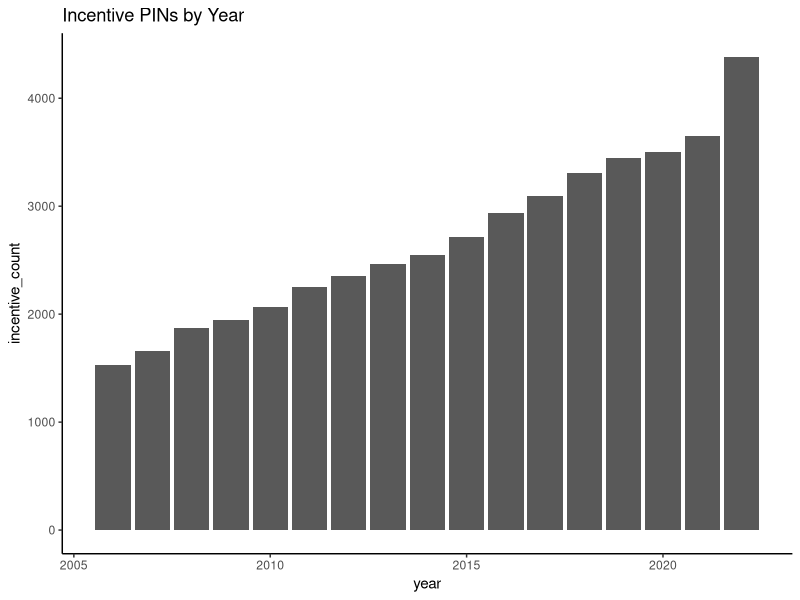

The R script that drew this image: (Note: this script raises an error after producing the figure.)
## ---- chunk 1

library(tidyverse)

knitr::opts_chunk$set(warning = FALSE, message = FALSE)

options(scipen = 999)

## ---- chunk 2

incPINs <- read_csv("./Output/incentivePINs_allyears.csv")
## ---- chunk 3

incPINs2011 <- incPINs %>%
  filter(year == 2011) %>%
  filter(between(class, 600, 899)) %>%
  mutate(pinYear = 2011) %>%
  select(pin, pinYear, year, class, av_clerk)

inc2011List <- as.list(incPINs2011$pin)

## ---- chunk 4
#| code-fold: true
#| column: screen
#| tbl-cap: "2021 Incentive Properties (Combined)"

incPINs2011 %>%
  summarize(
    n = n(), av= sum(av_clerk),
    .by = c("class")
  ) %>%
  arrange(-n)
## ---- chunk 5

incPINs2021 <- incPINs %>%
  filter(year == 2021) %>%
  filter(between(class, 600, 899)) %>%
  mutate(pinYear = 2021) %>%
  select(pin, year, class, av_clerk)

inc2021List <- as.list(incPINs2021$pin)

## ---- chunk 6
#| label: tbl-IncentProps2021
#| code-fold: true
#| column: screen
#| tbl-cap: "2021 Incentive Properties by Class"

incPINs2021 %>%
  summarize(
    n = n(), sumAV = sum(av_clerk),
    .by = c("class")
  ) %>%
  distinct() %>%
  arrange(-n)

## ---- chunk 7

incPINsSurvive21from11 <- left_join(incPINs2021, incPINs2011, by = "pin", keep = FALSE)

## ---- chunk 8

incPINsSurvive21from11 <- incPINsSurvive21from11 %>%
 filter(!is.na(av_clerk.y)) %>%
  rename(class2011 = class.x,
         class2021 = class.y)

incPINsSurvive21from11 %>%
  mutate(classChange = as.numeric(if_else(class2021 != class2021, "1", "0"))) %>%
  group_by(class2011) %>%
  summarize(n = n(), Changed_Class = sum(classChange), sumAV2011 = sum(av_clerk.x), sumAV2021 = sum(av_clerk.y)) %>%
  distinct() %>%
  arrange(-n)

incPINsSurvive21from11 %>%
  mutate(classChange = as.numeric(if_else(class2011 != class2021, "1", "0"))) %>%
  group_by(class2021) %>%
  summarize(n = n(), Changed_Class = sum(classChange), sumAV2011 = sum(av_clerk.x), sumAV2021 = sum(av_clerk.y)) %>%
  distinct() %>%
  arrange(-n)
## ---- chunk 9
#| code-fold: true
#| column: screen
#| tbl-cap: "2021 Incentive Properties That Changed Class since 2011"

incPINsSurvive21from11 %>%
  mutate(classChange = as.numeric(if_else(class2011 != class2021, "1", "0"))) %>%
  group_by(class = class2021) %>%
  summarize(n = n(), Changed_Class = sum(classChange), sumAV2011 = sum(av_clerk.x), sumAV2021 = sum(av_clerk.y)) %>%
  distinct() %>%
  arrange(-n)

## ---- chunk 10


## ---- chunk 11

incPINs %>% 
  group_by(year) %>% 
  filter(between(class, 600, 900)) %>%
  summarize(incentive_count = n()) %>%
  ggplot(aes(x = year, y = incentive_count)) +
  geom_col() +
  labs(
    title = "Incentive PINs by Year"
  ) +
  theme_classic()
## ---- chunk 12
#| code-fold: true
#| column: screen
#| tbl-cap: "2021 Incentive Properties That Changed Class since 2011"

ptax_pivot_changed %>%
  rename(class = '2021') %>%
  filter(!is.na(class)) %>%
  summarize(n = n(),
            .by = class) %>%
  arrange(-n)
